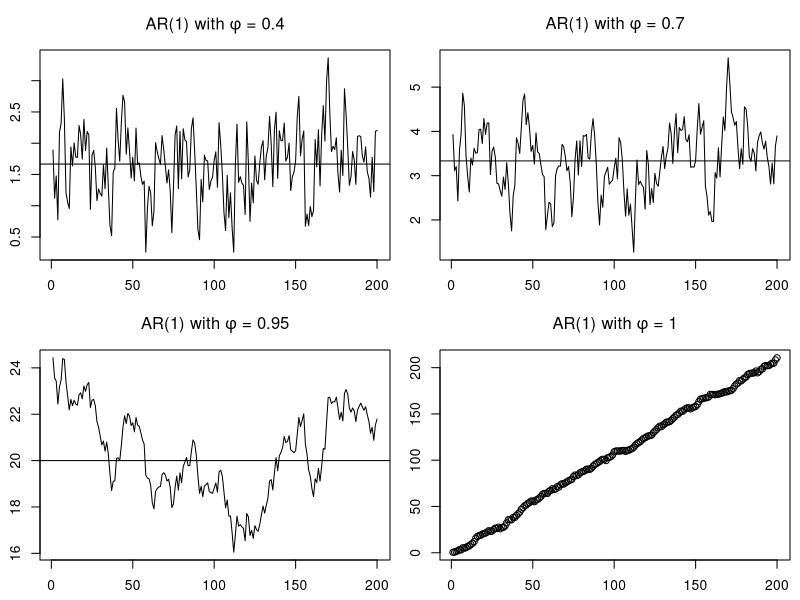
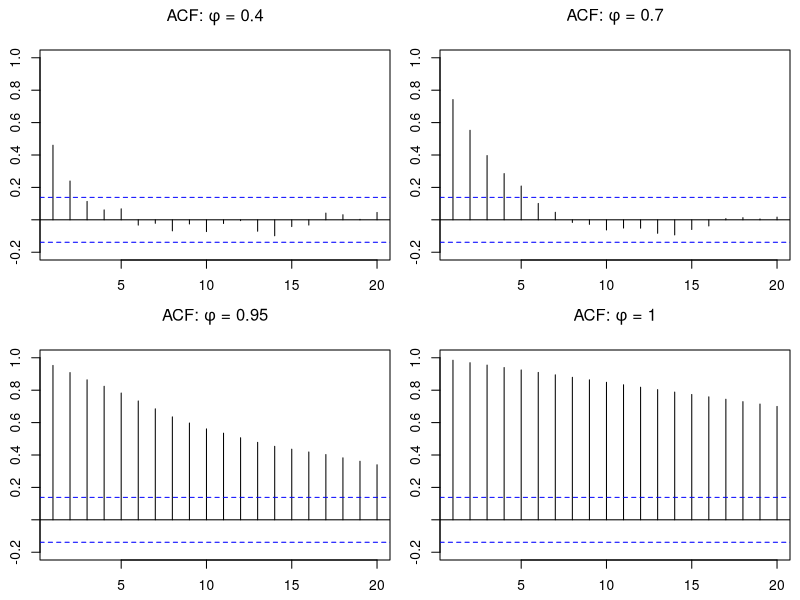
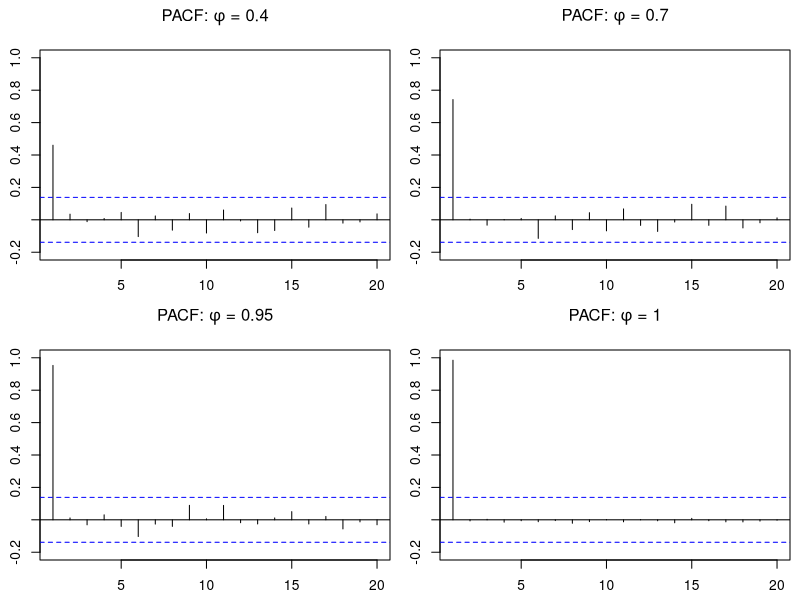
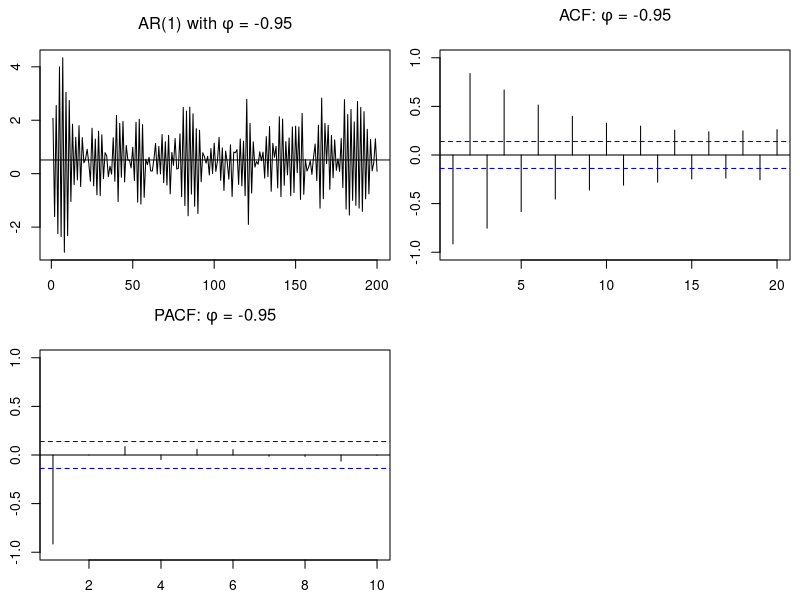

R code for these plots, in order:

set.seed(2985472)

#---------------------------------------------------------------------
#simulations

n = 200
eps <- 0.5*rnorm(n)
c <- 1
phi <- 0.4
y.sim1 <- c/(1-phi) + arima.sim(list(ar=phi), n, innov = eps)
phi <- 0.7
y.sim2 <- c/(1-phi) + arima.sim(list(ar=phi), n, innov = eps)
phi <- 0.95
y.sim3 <- c/(1-phi) + arima.sim(list(ar=phi), n, innov = eps)

y.sim4 <- as.vector(seq(0,0,length.out=n))
wn <- ts(rnorm(n))
y.sim4[1] <- wn[1]
for(i in 2:n){
   y.sim4[i] <- 1 + y.sim4[i-1] + wn[i]
}

#---------------------------------------------------------------------
# Plots

layout(matrix(c(1,2,3,4), 2, 2, byrow=TRUE))
par(mai=c(0.4, 0.4, 0.5, 0.1))
plot(y.sim1, main=expression(paste("AR(1) with ", phi, " = 0.4")))
abline(h=c(1/(1-0.4),n))
plot(y.sim2, main=expression(paste("AR(1) with ", phi, " = 0.7")))
abline(h=c(1/(1-0.7),n))
plot(y.sim3, main=expression(paste("AR(1) with ", phi, " = 0.95")))
abline(h=c(1/(1-0.95),n))
plot(y.sim4, main=expression(paste("AR(1) with ", phi, " = 1")))

#---------------------------------------------------------------------
# Autocorrelations

ACF1 <- acf(y.sim1, plot = FALSE)
ACF2 <- acf(y.sim2, plot = FALSE)
ACF3 <- acf(y.sim3, plot = FALSE)
ACF4 <- acf(y.sim4, plot = FALSE)

layout(matrix(c(1,2,3,4), 2, 2, byrow=TRUE))
ylims = c(-0.2, 1)
par(mai=c(0.4, 0.4, 0.5, 0.1))
plot(ACF1[1:20], ylim=ylims, main=expression(paste("ACF: ", phi, " = 0.4")) )
plot(ACF2[1:20], ylim=ylims, main=expression(paste("ACF: ", phi, " = 0.7")) )
plot(ACF3[1:20], ylim=ylims, main=expression(paste("ACF: ", phi, " = 0.95")) )
plot(ACF4[1:20], ylim=ylims, main=expression(paste("ACF: ", phi, " = 1")) )

#---------------------------------------------------------------------
# Partial Autocorrelations

PACF1 <- pacf(y.sim1, plot = FALSE)
PACF2 <- pacf(y.sim2, plot = FALSE)
PACF3 <- pacf(y.sim3, plot = FALSE)
PACF4 <- pacf(y.sim4, plot = FALSE)

layout(matrix(c(1,2,3,4), 2, 2, byrow=TRUE))
ylims = c(-0.2, 1)
par(mai=c(0.4, 0.4, 0.5, 0.1))
plot(PACF1[1:20], ylim=ylims, main=expression(paste("PACF: ", phi, " = 0.4")) )
plot(PACF2[1:20], ylim=ylims, main=expression(paste("PACF: ", phi, " = 0.7")) )
plot(PACF3[1:20], ylim=ylims, main=expression(paste("PACF: ", phi, " = 0.95")) )
plot(PACF4[1:20], ylim=ylims, main=expression(paste("PACF: ", phi, " = 1")) )

#------------------------------------------------------------------------
# Negative phi

phi <- -0.95
y.sim5 <- c/(1-phi) + arima.sim(list(ar=phi), n, innov = eps)
ACF5 <- acf(y.sim5, plot = FALSE)
PACF5 <- pacf(y.sim5, plot = FALSE)

layout(matrix(c(1,2,3,4), 2, 2, byrow=TRUE))
par(mai=c(0.4, 0.4, 0.5, 0.1))
plot(y.sim5, main=expression(paste("AR(1) with ", phi, " = -0.95")))
abline(h=c(1/(1+0.95),n))
plot(ACF5[1:20], ylim=c(-1,1), main=expression(paste("ACF: ", phi, " = -0.95")) )
plot(PACF5[1:10], ylim=c(-1,1), main=expression(paste("PACF: ", phi, " = -0.95")) )




